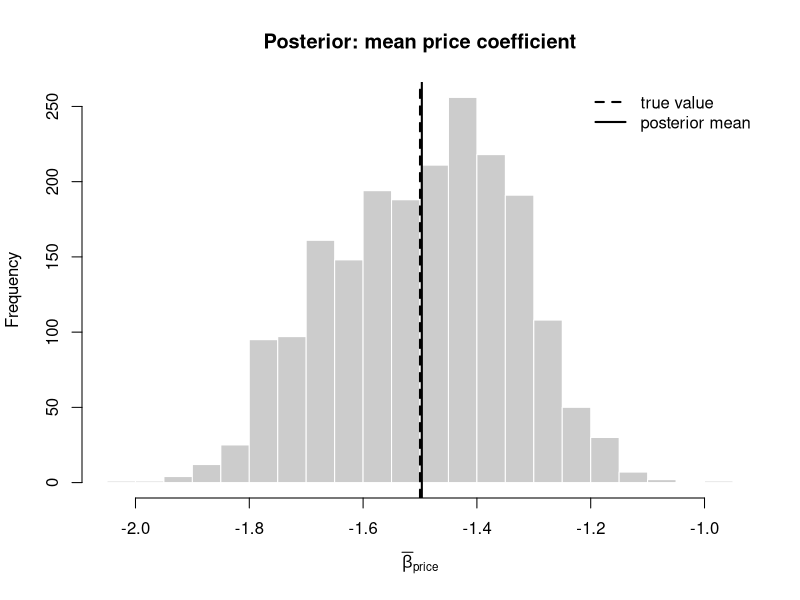

R code for this plot: (Note: this script raises an error after producing the figure.)
## ---- chunk 1
set.seed(50)

# ---- Simulate a choice-based conjoint / brand-choice experiment ----
n_consumers <- 200      # decision makers
n_tasks     <- 12       # choice tasks per consumer
n_alts      <- 3        # alternatives per task (brands A, B, C)
n_attr      <- 4        # intercepts for B and C, price, a feature dummy

# Population (hyper) parameters: mean tastes and heterogeneity covariance
beta_bar  <- c(brandB = 0.8, brandC = 0.4, price = -1.5, feature = 0.7)
V_beta    <- diag(c(0.5, 0.5, 0.4, 0.3))          # taste heterogeneity

# Draw individual-level tastes from the population distribution
library(MASS)
beta_i <- mvrnorm(n_consumers, mu = beta_bar, Sigma = V_beta)

# Build design matrices and simulate choices under the logit model
sim_one <- function(b) {
  Y <- integer(n_tasks); X_list <- vector("list", n_tasks)
  for (t in seq_len(n_tasks)) {
    price   <- runif(n_alts, 0, 1)                 # standardized price
    feature <- rbinom(n_alts, 1, 0.5)
    X <- cbind(brandB = c(0, 1, 0), brandC = c(0, 0, 1),
               price = price, feature = feature)
    v <- as.numeric(X %*% b)
    p <- exp(v) / sum(exp(v))
    Y[t] <- sample.int(n_alts, 1, prob = p)        # realized choice
    X_list[[t]] <- X
  }
  list(Y = Y, X = X_list)
}

data <- lapply(seq_len(n_consumers), function(i) sim_one(beta_i[i, ]))
cat("Simulated", n_consumers, "consumers x", n_tasks, "tasks.\n")
## ---- chunk 2
# Negative log-likelihood for a homogeneous conditional logit
nll_logit <- function(b, data) {
  ll <- 0
  for (d in data) for (t in seq_along(d$Y)) {
    v <- as.numeric(d$X[[t]] %*% b)
    ll <- ll + (v[d$Y[t]] - log(sum(exp(v))))
  }
  -ll
}

fit_pooled <- optim(rep(0, n_attr), nll_logit, data = data,
                    method = "BFGS")
pooled <- setNames(round(fit_pooled$par, 3), names(beta_bar))
rbind(true_mean = beta_bar, pooled_logit = pooled)
## ---- chunk 3
# Log individual likelihood + log prior, up to a constant
log_post_i <- function(b, d, mu, Sig_inv) {
  ll <- 0
  for (t in seq_along(d$Y)) {
    v <- as.numeric(d$X[[t]] %*% b)
    ll <- ll + (v[d$Y[t]] - log(sum(exp(v))))
  }
  ll - 0.5 * as.numeric(t(b - mu) %*% Sig_inv %*% (b - mu))
}

R <- 4000; burn <- 2000; step <- 0.25          # MCMC controls
p <- n_attr
beta_draws <- array(0, dim = c(n_consumers, p))   # current individual betas
mu_draw    <- rep(0, p)                            # current population mean
Sig_draw   <- diag(p)                              # current covariance
nu0 <- p + 3; V0 <- diag(p) * nu0                  # inverse-Wishart hyperprior
keep_mu <- matrix(0, R - burn, p)
keep_V  <- array(0, dim = c(R - burn, p, p))
acc <- 0

riwish <- function(nu, S) {                        # inverse-Wishart draw
  L <- chol(solve(S)); k <- nrow(S)
  Z <- matrix(rnorm(nu * k), nu, k) %*% t(L)
  solve(crossprod(Z))
}

for (r in seq_len(R)) {
  Sig_inv <- solve(Sig_draw)
  # (1) Metropolis-Hastings update of each consumer's beta
  for (i in seq_len(n_consumers)) {
    cur <- beta_draws[i, ]
    prop <- cur + rnorm(p, 0, step)
    la <- log_post_i(prop, data[[i]], mu_draw, Sig_inv) -
          log_post_i(cur,  data[[i]], mu_draw, Sig_inv)
    if (log(runif(1)) < la) { beta_draws[i, ] <- prop; acc <- acc + 1 }
  }
  # (2) Conjugate normal draw for population mean
  bbar <- colMeans(beta_draws)
  Vn   <- solve(n_consumers * Sig_inv + diag(p) * 1e-4)
  mu_draw <- as.numeric(Vn %*% (n_consumers * Sig_inv %*% bbar) +
                        t(chol(Vn)) %*% rnorm(p))
  # (3) Conjugate inverse-Wishart draw for covariance
  S <- V0 + crossprod(sweep(beta_draws, 2, mu_draw))
  Sig_draw <- riwish(nu0 + n_consumers, S)
  if (r > burn) { keep_mu[r - burn, ] <- mu_draw; keep_V[r - burn, , ] <- Sig_draw }
}

cat("MH acceptance rate:", round(acc / (R * n_consumers), 2), "\n")
hb_mean <- setNames(round(colMeans(keep_mu), 3), names(beta_bar))
rbind(true_mean = beta_bar, hb_posterior_mean = hb_mean)
## ---- chunk 4
post_V_diag <- apply(keep_V, c(2, 3), mean)
recovered <- setNames(round(diag(post_V_diag), 3), names(beta_bar))
rbind(true_variance = diag(V_beta), hb_recovered = recovered)
## ---- chunk 5
hist(keep_mu[, 3], breaks = 30, col = "grey80", border = "white",
     main = "Posterior: mean price coefficient",
     xlab = expression(bar(beta)[price]))
abline(v = beta_bar["price"], lwd = 2, lty = 2)
abline(v = mean(keep_mu[, 3]), lwd = 2)
legend("topright", c("true value", "posterior mean"),
       lty = c(2, 1), lwd = 2, bty = "n")
## ---- chunk 6
# Willingness to pay for the feature, per consumer (posterior means of beta_i)
wtp <- beta_draws[, "feature"] / (-beta_draws[, "price"])
wtp <- wtp[is.finite(wtp) & wtp > 0]
summary(round(wtp, 2))
